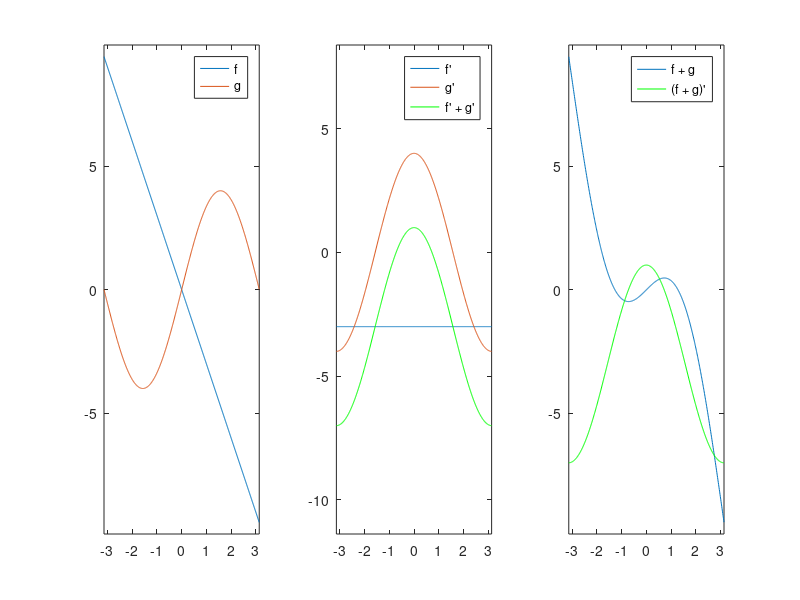

Source code (MATLAB):
function visual_argument()
    step_size = 0.01;
    X = -pi:step_size:pi;
    F = -3 * X;
    G = 4 * sin(X);
    
    h(1) = subplot(1, 3, 1);
    plot(X, F, X, G);
    axis equal
    legend('f', 'g');
    
    h(2) = subplot(1, 3, 2);
    F_prime = diff(F)/step_size;
    G_prime = diff(G)/step_size;
    plot(X(:, 1:length(F_prime)), F_prime, X(:, 1:length(G_prime)), G_prime, X(:, 1:length(F_prime)), F_prime + G_prime, 'g');
    axis equal
    legend('f''', 'g''', 'f'' + g''');
    
    h(3) = subplot(1, 3, 3);
    sum = diff(F + G) / step_size;
    plot(X, F + G, X(:, 1:length(sum)), sum, 'g');
    axis equal
    legend('f + g', '(f + g)''');
    
    

end

